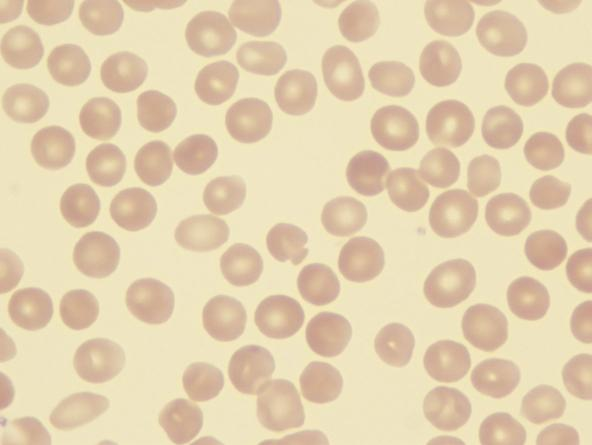
%> input picture assign1images/cells.jpg, 592 x 445 px
$ octave countCells.m   (GNU Octave 9; MATLAB toolbox functions it lacks are replaced by stand-ins)
%> lines starting %> are read from the running program, lines starting %| are printed output that depends on the picture; in (x1, y1, x2, y2) boxes, pixels count from 0 and x2, y2 are one past the last pixel; in counts of white or black regions, pixels touching at a corner belong together; the program's own positions count from 1
% load the color image쟠ells.jpg
cells = imread('cells.jpg');
%> cells is the input picture: size 445x592x3 uint8; mean R, G, B 227.7, 209.1, 176.4
imtool(cells)

% convert color image to a gray-level image
cells_gray = rgb2gray(cells);
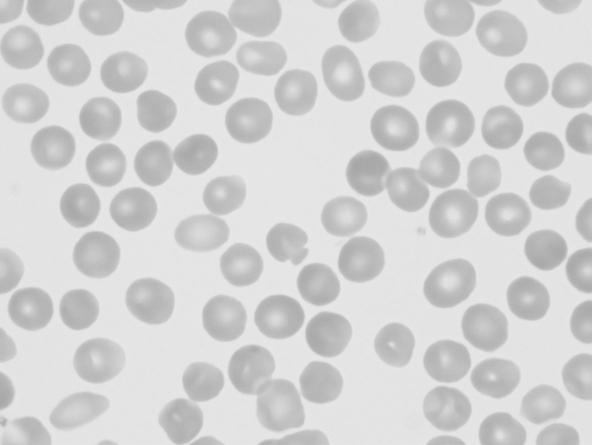
%> cells_gray: size 445x592 uint8; min 165, max 236, mean 210.9
imtool(cells_gray)

% convert gray-level image to binary image
cells_binary = (cells_gray <= 222);
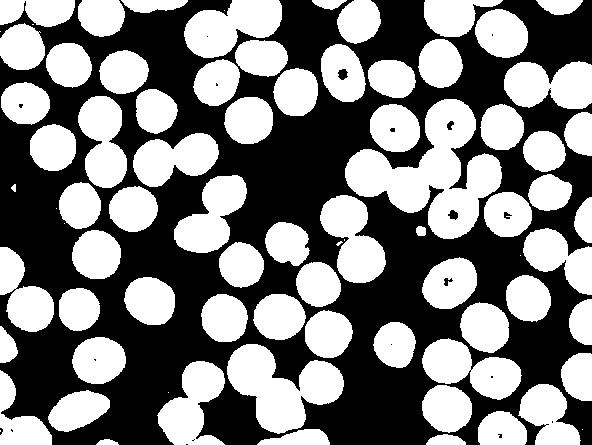
%> cells_binary: size 445x592 logical; 48.9% white; 80 white regions (11 under 20 px), largest, box (x1, y1, x2, y2) and area: (345, 99, 502, 239) 9940, (227, 344, 344, 434) 5684, (184, 0, 282, 58) 3703
imtool(cells_binary)

% create and display binary image of a single cell
cell = cells_binary(270:330,120:180);
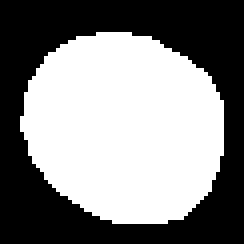
%> cell: size 61x61 logical (shown 4 times larger); 51.8% white; 1 black region, box (x1, y1, x2, y2) and area: (0, 0, 61, 61) 1793
imtool(cell)

% find number of cells in the image
pixels_per_cell = sum(sum(cell));
%> pixels_per_cell = 1928
pixels_all_cells = sum(sum(cells_binary));
%> pixels_all_cells = 128824
num_cell = pixels_all_cells/pixels_per_cell
%> num_cell = 66.82
